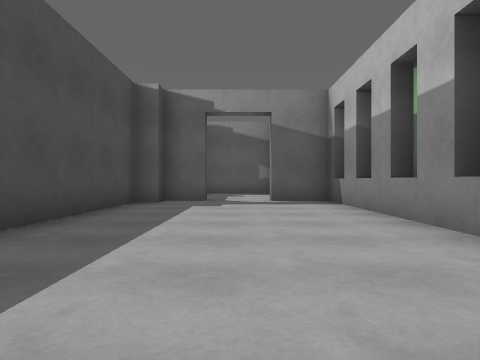
view 1 (above)

20 first-person views from a walk through a world built for the Gazebo simulator. The camera is 0.94 m above the floor, looks level and sees 70° across. The floor is counted in squares, 2 m on a side. Each view is taken from the middle of a square. On the plan, view 1 faces up. The plan holds only what a view shows up to about 9 squares ahead; the rest is blank. The place goes on beyond the plan. Some surface patterns are stand-ins.

view 2
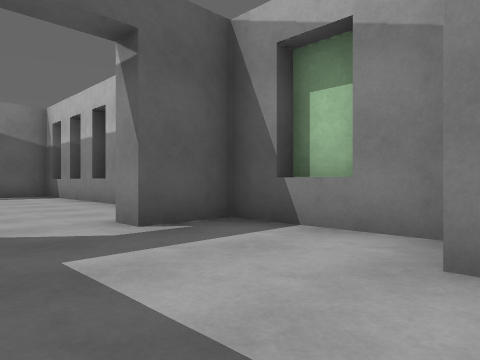

view 3
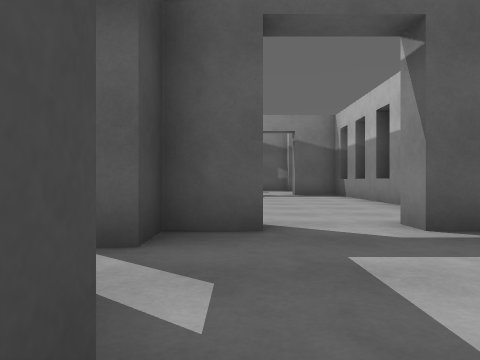

view 4
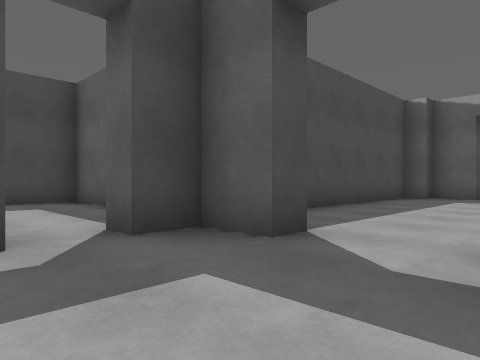

view 5
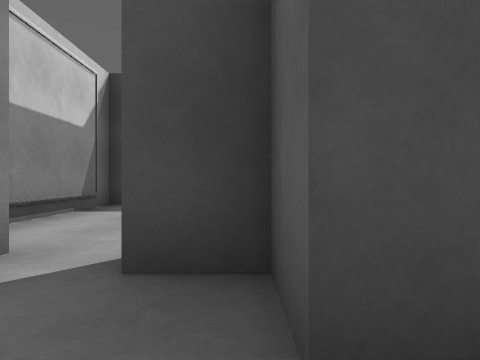

view 6
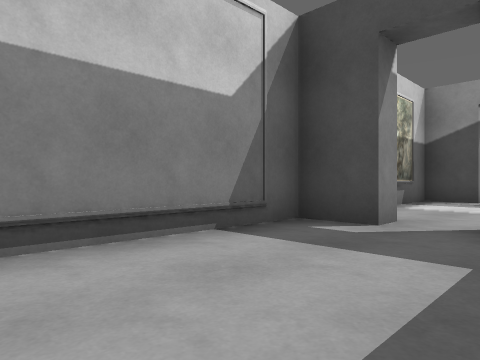

view 7
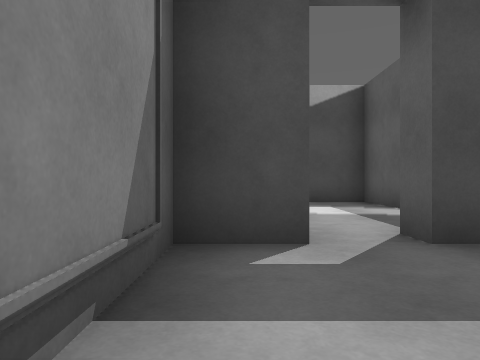

view 8
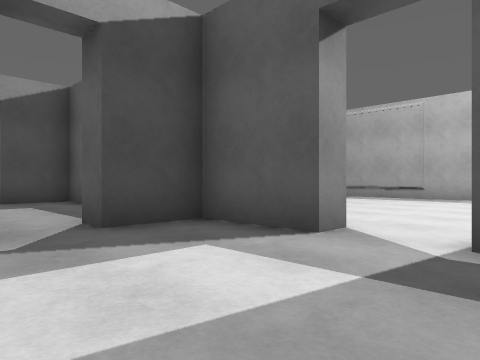

view 9
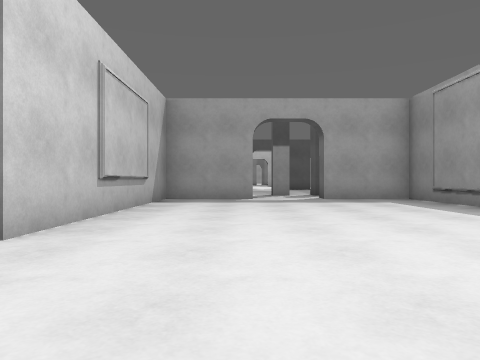

view 10
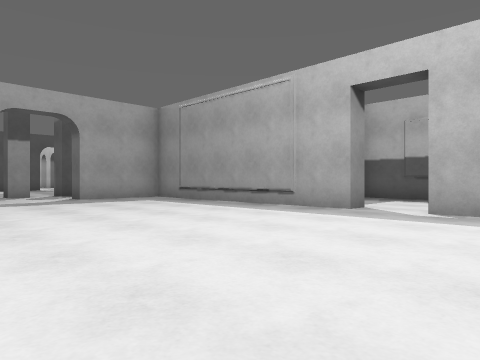

view 11
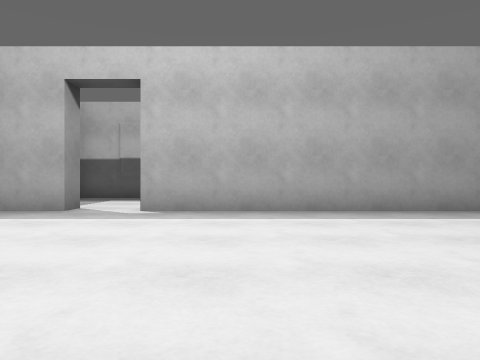

view 12
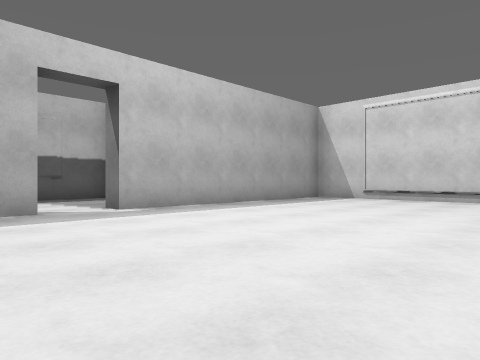

view 13
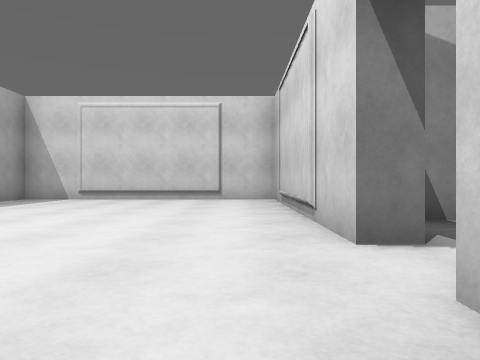

view 14
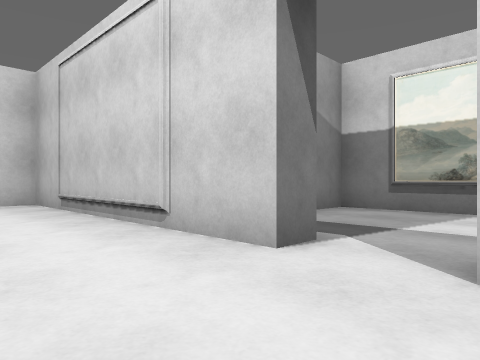

view 15
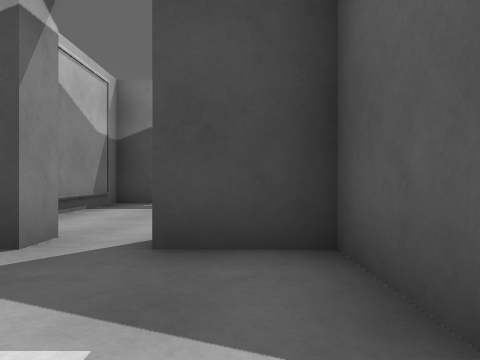

view 16
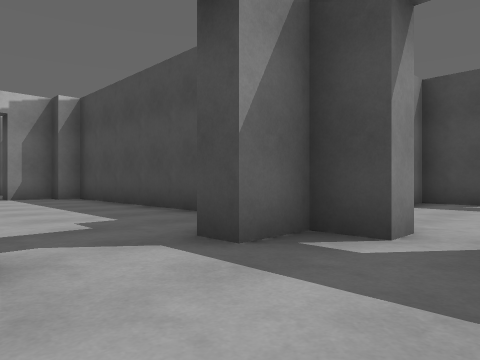

view 17
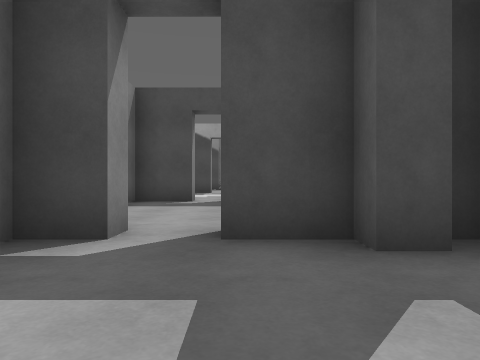

view 18
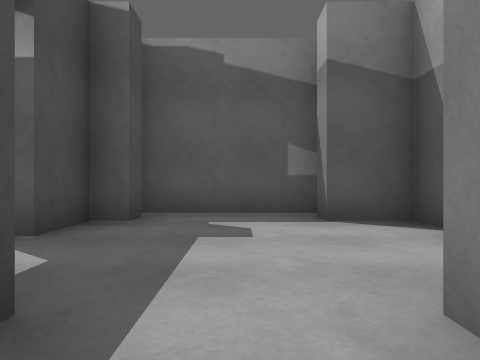

view 19
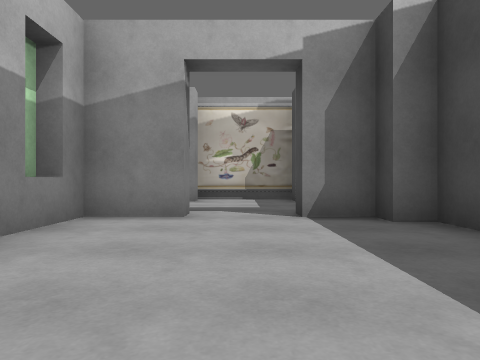

view 20
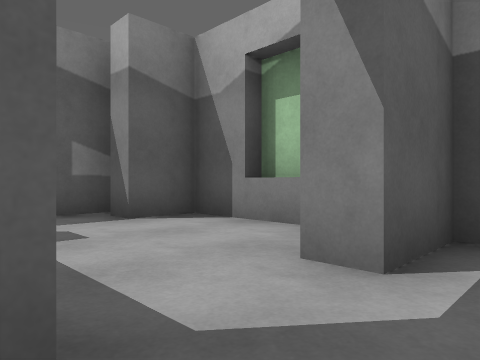

### Floor plan
Points are (right, up) in squares from view 1. A wall is a line through its corners. A room is listed if a view was taken in it or the views show most of it. See-through windows are left out.
Room 1 (views 1, 2, 3, 4, 5)
walls: (-1.2, -2.4) (-1.2, -3); (1, -3) (1, -2.4); (-1.4, -3.3) (1.1, -3.3); (2, -2.3) (2, 0.2) (0.7, 0.2); (2.3, -1.4) (2.3, -0.6); (-0.8, 0.7) (-0.8, 0.2) (-1.7, 0.2) (-1.7, -0.6) (-2.2, -0.6)
ways out: opening at (-2, -1) to room 2; opening at (0, 0) to room 6
Room 2 (views 6, 7)
walls: (-5, 0.7) (-6.5, 0.7) (-6.5, -0.6) (-7, -0.6); (-7, -1.5) (-6.5, -1.5) (-6.5, -2.4) (-3.4, -2.4)
ways out: opening at (-2, -1) to room 1; opening at (-7, -1) to room 3
Room 3 (views 8, 15)
walls: (-8.5, 0.6) (-8.5, 1.2); (-7, -0.6) (-7, -0.1); (-9.7, 1.2) (-9.7, 0.7) (-11.3, 0.7) (-11.3, -0.6); (-11.3, -1.5) (-11.3, -2.4) (-7, -2.4) (-7, -1.5)
ways out: opening at (-7, -1) to room 2; opening at (-9, 1) to room 4; opening at (-11, -1) to room 7
Room 4 (views 9, 10, 11, 12, 13, 14)
walls: (-8.5, 1.2) (-2.8, 1.2) (-2.8, 7.2) (-8.5, 7.2); (-9.7, 7.2) (-15.5, 7.2) (-15.5, 5.1) (-16.1, 5.1); (-15.5, 3.4) (-15.5, 1.2) (-9.7, 1.2)
ways out: opening at (-9, 1) to room 3; opening at (-16, 4.5); opening at (-9, 7)
Room 5 (views 16, 17)
walls: (-1.2, 11.5) (-1.2, 10.9) (-1.7, 10.9) (-1.7, 9.8); (2, 9) (2, 10.9) (1, 10.9) (1, 11.5); (1.2, 11.9) (-1.5, 11.9); (2.3, 9.2) (2.3, 9.9); (-1.7, 8.2) (-0.8, 8.2)
ways out: opening at (0, 8) to room 6
Room 6 (views 18, 19, 20)
walls: (-1.7, 1.2) (-1.7, 0.7) (-0.8, 0.7); (0.7, 0.2) (0.7, 0.7) (2, 0.7) (2, 7.7) (0.7, 7.7) (0.7, 8.2); (-2.2, 7.2) (-2.2, 1.2); (-0.8, 8.2) (-0.8, 7.7) (-1.7, 7.7) (-1.7, 7.2); (-1.7, 9) (-1.7, 8.2)
ways out: opening at (0, 0) to room 1; opening at (0, 8) to room 5
Room 7 (no view inside)
walls: (-15.9, -1.8) (-15.9, -2.4) (-13.5, -2.4); (-11.9, -1.5) (-11.3, -1.5); (-15.9, 0.7) (-15.9, -0.6); (-11.3, -0.6) (-11.9, -0.6)
ways out: opening at (-11, -1) to room 3; opening at (-16, -1)

Positions as (right, up) in squares from view 1, and headings:
1: (0, 0), facing up
2: (-1, -3), facing up-right
3: (-1, -3), facing up
4: (1, -2), facing up-left
5: (0, 0), facing left
6: (-3, 0), facing down-left
7: (-4, -2), facing left
8: (-8, -2), facing up-left
9: (-7, 3), facing left
10: (-7, 2), facing up-left
11: (-7, 2), facing up
12: (-11, 2), facing up-right
13: (-11, 2), facing right
14: (-10, 3), facing down-right
15: (-9, 0), facing left
16: (1, 10), facing down-left
17: (1, 10), facing left
18: (0, 7), facing up
19: (0, 5), facing down
20: (-1, 7), facing up-right
